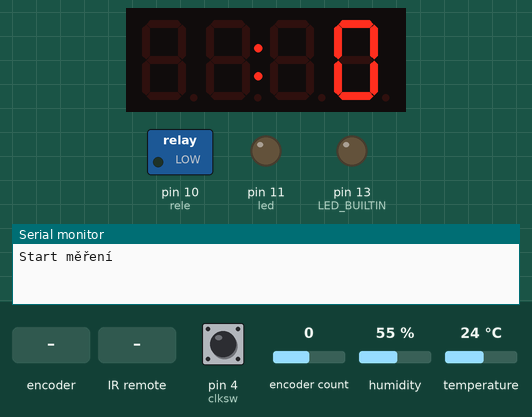
This sketch was run on a simulated Arduino Uno, built with avr-gcc and run on an emulated ATmega328P. On the bench: 4-digit seven-segment display, switched loads named in the sketch (green lamp = pin HIGH), output pins drawn as LEDs (lit = HIGH), the last lines printed to the serial monitor. The test bench sets the inputs (shaded band); at power-on: temperature 24 °C, encoder count 0, pin 4 (clksw) HIGH, humidity 55 %.

Above: at 1.2 s.
1.3 s: temperature set to 21 °C
At 4.0 s:
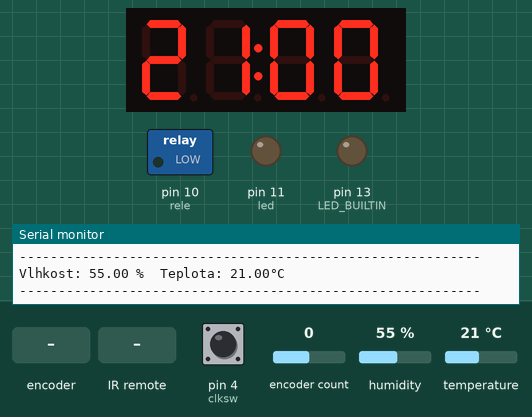
4.6 s: temperature set to 18 °C
At 6.7 s:
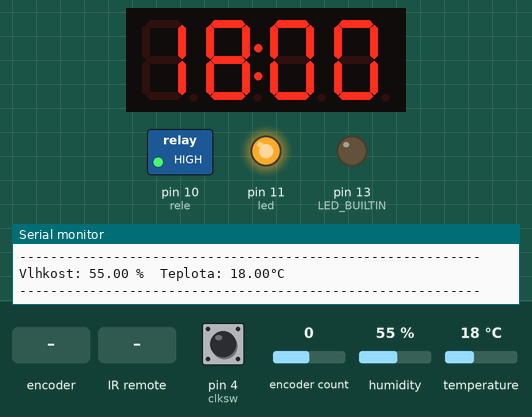
7.6 s: rotary encoder on pin 4 (clksw) / pin 3 (pinB) turned 1 step (first pin leading)
At 9.1 s:
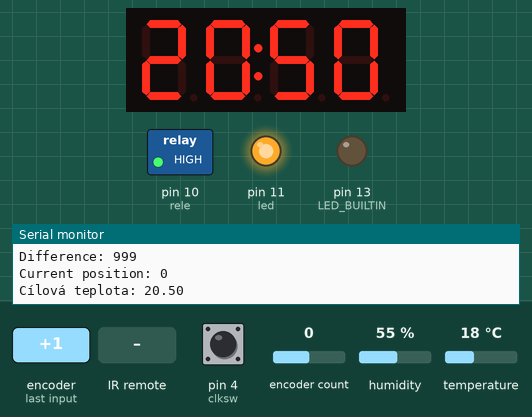
9.4 s: infrared code 0x3 received
At 10.0 s:
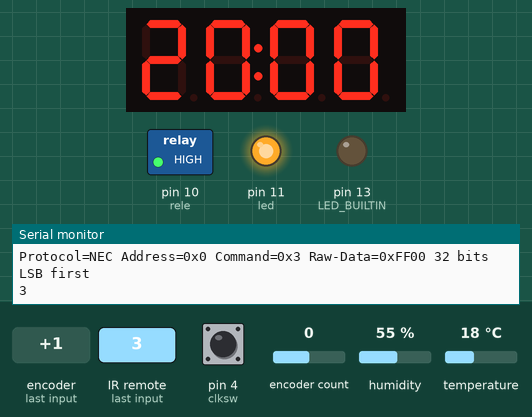
11.0 s: encoder count set to -1
At 12.1 s:
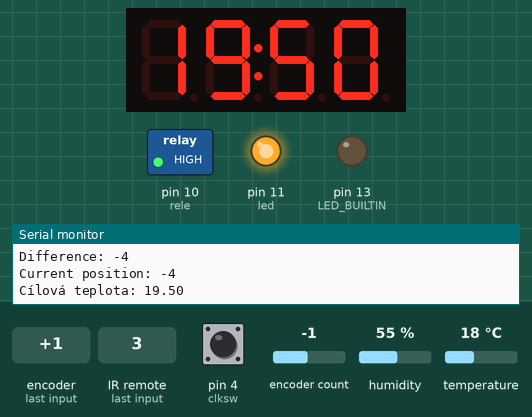
12.6 s: encoder count set to -2
At 13.1 s:
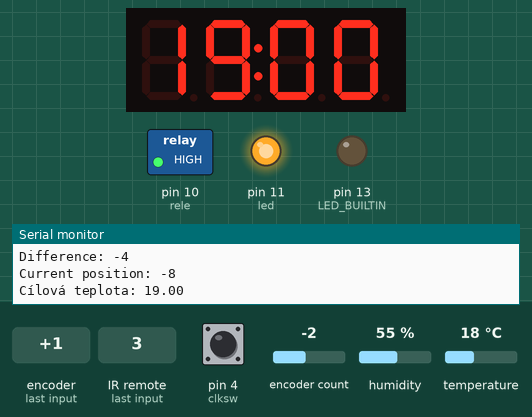
Timing chart, 0 to 15.2 s (numbered marks = the images above; inputs shaded):
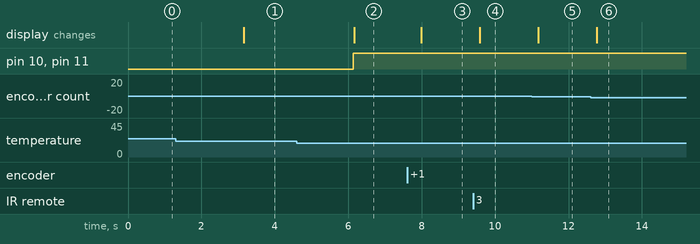

Measured:
- the behaviour switches between 20 and 19 °C on temperature (found by bisection; images 1 and 2)
- after the input at 1.3 s, the display: changes after 1.9 s (image 1)
- after the input at 4.6 s, pin 10 (rele), pin 11 (led): LOW → HIGH after 1.5 s; the display: changes after 1.6 s (image 2)
- after the input at 7.6 s, the display: changes after 0.39 s (image 3)
- after the input at 9.4 s, the display: changes after 0.18 s (image 4)
- after the input at 11.0 s, the display: changes after 0.17 s (image 5)
- after the input at 12.6 s, the display: changes after 0.17 s (image 6)

The sketch:

lihen.ino
```cpp
/*#include <OneWire.h>
  #include <DallasTemperature.h>*/
#include <DHT.h>
#include <Encoder.h>
#include <Arduino.h>
#include <TM1637Display.h>
#include <IRremote.h>

#define DHTTYPE DHT11
#define DHTPIN 12
//#define tempin 12
#define infr_pin 5
#define led 11
#define CLK 9
#define DIO 8
#define clksw 4
#define pinB 3
#define pinA 2
#define rele 10
int intemp;
int encoderPosCount = 0;
int aLast;
float goalTemp = 20.00;
int pinAstateCurrent = LOW;                // Current state of Pin A
int pinAStateLast = pinAstateCurrent;
boolean bCW;
boolean setupMode = false;
int aVal;
int switchState;
float temp2;
float temp;
long newPosition;
long oldPosition  = -999;
long diff;
float intGoal;
long steps;
unsigned long previousMillis = 0;
const long interval = 3000;
unsigned long currentMillis;
int command;
boolean manOverrideOn;
boolean manOverrideOff;

DHT dht(DHTPIN, DHTTYPE);
Encoder myEnc(pinA, pinB);
/*OneWire oneWire(tempin);
  DallasTemperature sensors(&oneWire);*/
TM1637Display display(CLK, DIO);
IRrecv irrecv(infr_pin);
decode_results results;

void setup() {
  pinMode(LED_BUILTIN, OUTPUT);
  pinMode(led, OUTPUT);
  pinMode(rele, OUTPUT);
  pinMode(pinA, INPUT);
  pinMode(pinB, INPUT);
  pinMode (clksw, INPUT_PULLUP);
  //attachInterrupt(digitalPinToInterrupt(pinB), rotup, CHANGE);
  Serial.begin(9600);
  Serial.println("Start měření");
  //sensors.begin();
  dht.begin();
  irrecv.enableIRIn();
}

void loop() {
  currentMillis = millis();
  if (currentMillis - previousMillis >= interval) {
    previousMillis = currentMillis;
    checkTemp();
  }

  if (irrecv.decode()) {
    irrecv.printIRResultShort(&Serial);
    command = irrecv.decodedIRData.command;
    Serial.println(command);
    switch (command) {
      case 1:
        if (setupMode) {
          setupMode = false;
          Serial.println("Konec nastavovacího režimu");
        }
        else {
          setupMode = true;
          Serial.println("Začátek nastavovacího režimu");
        }
        break;
      case 2:
        if (setupMode) {
          goalTemp = goalTemp + 0.5;
        }
        break;
      case 3:
        if (setupMode) {
          goalTemp = goalTemp - 0.5;
        }
        break;
      case 4:
        manOverrideOn = true;
        manOverrideOff = false;
        digitalWrite(led, HIGH);
        digitalWrite(rele, HIGH);
        break;
      case 5:
        manOverrideOn = false;
        manOverrideOff = true;
        digitalWrite(led, LOW);
        digitalWrite(rele, LOW);
        break;
      case 6:
        manOverrideOn = false;
        manOverrideOff = false;
        break;
    }
    irrecv.resume();
  }

  switchState = digitalRead(clksw);
  if (switchState == LOW) {
    delay(250);
    if (setupMode) {
      setupMode = false;
      Serial.println("Konec nastavovacího režimu");
    }
    else {
      setupMode = true;
      Serial.println("Začátek nastavovacího režimu");
    }
  }

  if (setupMode) {
    newPosition = myEnc.read();
    delay(100);
    if (newPosition != oldPosition) {
      diff = newPosition - oldPosition;
      if (diff > 0) {
        steps = 1;
      }
      else if (diff < 0) {
        steps = -1;
      }
      /*if ((diff % 4) == 0) {
        steps = diff / 4;
        }
        else {
        steps = 0;
        }*/
      goalTemp = goalTemp + (steps * 0.5);
      oldPosition = newPosition;
      Serial.print("Stepped by: ");
      Serial.println(steps);
      Serial.print("Difference: ");
      Serial.println(diff);
      Serial.print("Current position: ");
      Serial.println(newPosition);
      Serial.print("Cílová teplota: ");
      Serial.println(goalTemp);
    }
  }
  display.setBrightness(0x08);
  if (setupMode) {
    intGoal = (int) (goalTemp * 100);
    display.showNumberDecEx(intGoal, 0b01000000, false);
  }
  else {
    display.showNumberDecEx(intemp, 0b01000000, false);
  }
  digitalWrite(LED_BUILTIN, LOW);
}

void checkTemp() {
  digitalWrite(LED_BUILTIN, LOW);
  //sensors.requestTemperatures();

  float h = dht.readHumidity();
  float t = dht.readTemperature();
  if (isnan(h) || isnan(t)) {
    Serial.println("Error while reading the sensor");
    return;
  }

  Serial.println("-----------------------------------------------------------");
  Serial.print("Vlhkost: ");
  Serial.print(h);
  Serial.print(" %\t");
  Serial.print("Teplota: ");
  Serial.print(t);
  Serial.println("°C");
  Serial.println("-----------------------------------------------------------");

  //temp = sensors.getTempCByIndex(0);
  temp2 = t * 100;
  intemp = (int) temp2;
  if (manOverrideOn) {
    digitalWrite(led, HIGH);
    digitalWrite(rele, HIGH);
  }
  else if (manOverrideOff) {
    digitalWrite(led, LOW);
    digitalWrite(rele, LOW);
  }
  else {
    if (t >= goalTemp) {
      digitalWrite(led, LOW);
      digitalWrite(rele, LOW);
    }
    else {
      digitalWrite(led, HIGH);
      digitalWrite(rele, HIGH);
    }
  }
}

/* void rotup() {
  delay(50);
  if (setupMode) {
    switchState = digitalRead(clksw);
    aVal = digitalRead(pinA);

    if ((aLast == LOW) && (aVal == HIGH)) {
      if (digitalRead(pinB) == HIGH) {
        Serial.println("Right");
        goalTemp = goalTemp - 0.5;
        Serial.println(goalTemp);
      } else {
        Serial.println("Left");
        goalTemp = goalTemp + 0.5;
        Serial.println(goalTemp);
      }
    }
    aLast = aVal;
    if (switchState == LOW) {
      setupMode = false;
      Serial.print("Cílová teplota nastavena: ");
      Serial.println(goalTemp);
      rotup();
    }
  }
  }*/
```
